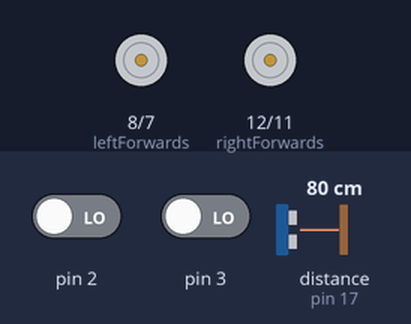
Simulated run of this sketch. Board: Arduino Uno, built with avr-gcc and run on an emulated ATmega328P. On the bench: motor-driver pin pairs drawn as motors (green arrow = first pin HIGH = forward, orange = second pin HIGH = backward, longer = more drive, scaled by the enable pin). The inputs (shaded band) are chosen by the test bench; at power-on: pin 2 LOW, pin 3 LOW, distance to the obstacle (sensor on pin 17) 80 cm. The echo pulse lasts 58.3 µs per cm; what the sketch prints to the serial monitor is not drawn.

Above: at 0.1 s.
At 1.2 s:
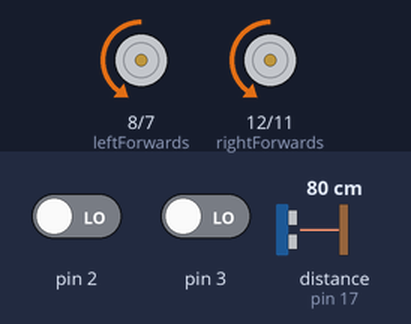
1.3 s: pin 2 driven HIGH
2.8 s: pin 3 driven HIGH
Timing chart, 0 to 5.8 s (numbered marks = the images above; inputs shaded):
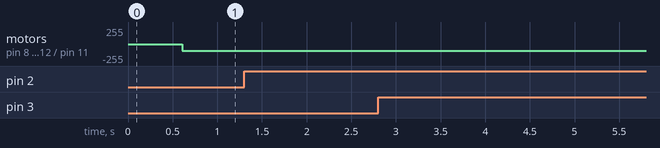

Measured:
- after the input at 1.3 s, every drawn part: stays the same
- after the input at 2.8 s, every drawn part: stays the same

The sketch:

S11_RampAndReverse.ino
```cpp
#include <NewPing.h>
int triggerPinFwd = 4;
int echoPinFwd = 5;
int echoPinDown = 17;
int triggerPinDown = 13;
int maxDistance = 200;//do not change
int leftBackwards = 7;
int rightForwards = 12;
int leftEnable = 9;
int rightEnable = 10;
int leftForwards = 8;
int rightBackwards = 11;
int highSpeed = 100;
int leftCount;
int rightCount;

NewPing sonar(triggerPinDown, echoPinDown, maxDistance);

void setup() {
  attachInterrupt(digitalPinToInterrupt(2), leftInterrupt, RISING);
  attachInterrupt(digitalPinToInterrupt(3), rightInterrupt, RISING);
  Serial.begin(115200);
  pinMode(leftEnable, OUTPUT);
  pinMode(leftForwards, OUTPUT);
  pinMode(rightEnable, OUTPUT);
  pinMode(leftForwards, OUTPUT);
  pinMode(rightForwards, OUTPUT);
  pinMode(rightBackwards, OUTPUT);
  pinMode(leftBackwards, OUTPUT);
}
void hardStop()
{
  analogWrite(leftEnable, highSpeed);
  analogWrite(rightEnable, highSpeed);
  digitalWrite(leftBackwards, HIGH);
  digitalWrite(rightBackwards, HIGH);
  digitalWrite(leftForwards, HIGH);
  digitalWrite(rightForwards, HIGH);
  delay(600);
  digitalWrite(leftBackwards, LOW);
  digitalWrite(rightBackwards, LOW);
  digitalWrite(leftForwards, LOW);
  digitalWrite(rightForwards, LOW);
}
void tickForward(float ticks)
{
  leftCount = 0;
  rightCount = 0;
  int rightDone = false;
  int leftDone = false;
  analogWrite(leftEnable, highSpeed);
  analogWrite(rightEnable, highSpeed);
  digitalWrite(leftBackwards, LOW);
  digitalWrite(rightBackwards, LOW);
  digitalWrite(leftForwards, HIGH);
  digitalWrite(rightForwards, HIGH);

  while (!(rightDone && leftDone))
  {
    if ((rightDone == false) && (rightCount >= ticks))
    {
      digitalWrite(rightBackwards, HIGH);
      rightDone = true;
      Serial.println("right is done");
    }
    if ((leftDone == false) && (leftCount >= ticks))
    {
      digitalWrite(leftBackwards, HIGH);
      leftDone = true;
      Serial.println("left is done");
    }
    delay(1);
  }
}


void leftInterrupt()
{
  leftCount++;
  Serial.print("left ");
  Serial.println(leftCount);
}

void rightInterrupt()
{
  rightCount++;
  Serial.print("right ");
  Serial.println(rightCount);
}

void turnLeft(int amountTurned)
{
  leftCount = 0;
  rightCount = 0;
  digitalWrite(leftBackwards, HIGH);
  digitalWrite(rightForwards, HIGH);
  Serial.println("starting loop left");
  while ((leftCount < amountTurned ) || (rightCount < amountTurned))
  {
    delay(1);
  }
  Serial.println("finished loop left");
}

void tickBackward(float ticks)
{
  leftCount = 0;
  rightCount = 0;
  int rightDone = false;
  int leftDone = false;
  analogWrite(leftEnable, highSpeed);
  analogWrite(rightEnable, highSpeed);
  digitalWrite(leftBackwards, HIGH);
  digitalWrite(rightBackwards, HIGH);
  digitalWrite(leftForwards, LOW);
  digitalWrite(rightForwards, LOW);

  while (!(rightDone && leftDone))
  {
    if ((rightDone == false) && (rightCount > ticks))
    {
      digitalWrite(rightForwards, HIGH);
      rightDone = true;
      Serial.println("right is done");
    }
    if ((leftDone == false) && (leftCount > ticks))
    {
      digitalWrite(leftForwards, HIGH);
      leftDone = true;
      Serial.println("left is done");
    }
    delay(1);
  }
}


void loop() {
  analogWrite(leftEnable, highSpeed);
  analogWrite(rightEnable, highSpeed);
  digitalWrite(rightForwards, HIGH);
  digitalWrite(leftForwards, HIGH);
  digitalWrite(leftBackwards, LOW);
  digitalWrite(rightBackwards, LOW);

  long unsigned int distance = sonar.ping_cm();
  Serial.println(distance);
  while (((distance) < 13) || ((distance) = 0))
  {
    delay(50);
    distance = sonar.ping_cm();
    Serial.println(distance);
  }
  hardStop();
  tickBackward(800);
  hardStop();
  turnLeft(84);
  tickForward(300);
  hardStop();
  while(true);
}
```
